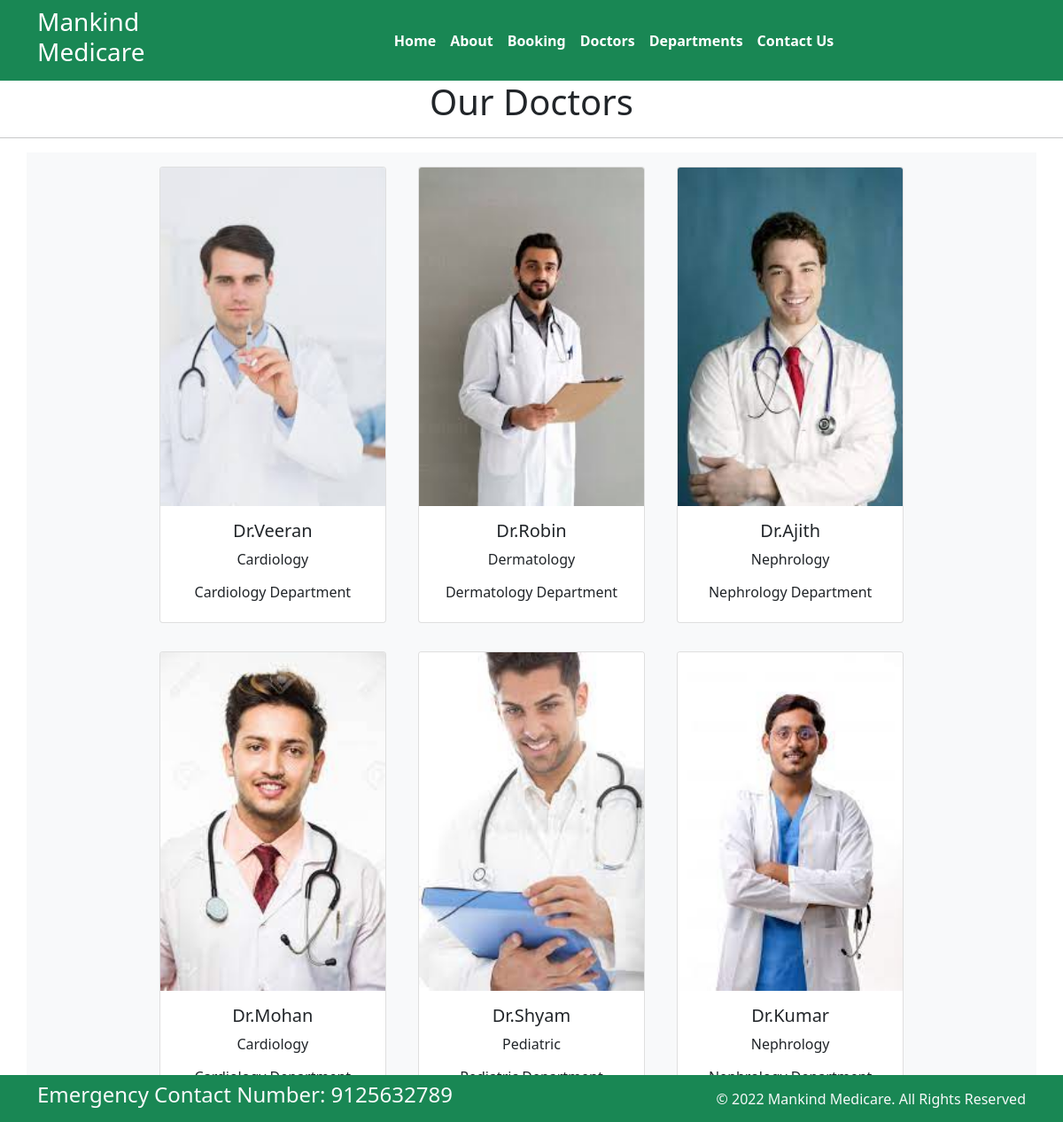
The app's page /doctors/ with its own data.
### hospitalapp/models.py (models this page shows, shortened)
class Doctors(models.Model):
    doc_name=models.CharField(max_length=255)
    doc_spec=models.CharField(max_length=255)
    dep_name=models.ForeignKey(Departments,on_delete=models.CASCADE)
    doc_image=models.ImageField(upload_to='doctors')

class Departments(models.Model):
    dep_name=models.CharField(max_length=100)
    dep_description=models.TextField()
    def __str__(self):
        return self.dep_name

### hospitalapp/views.py (the view)
# urls.py: path('doctors/', views.doctors,name='doctors'),
def doctors(request):
    dict_doct={
        'doctors':Doctors.objects.all()
    }
    return render(request,'doctors.html',dict_doct)

### templates/doctors.html (shortened to what this page needs)
{% extends 'base.html' %}
{% block content %}
<h1 class="text-center">Our Doctors </h1>
<hr>
<div class="container text-center bg-light ">
    {% for d in doctors %}
    <div class="card text-center  mx-3 my-3" style="width: 16rem;display:inline-block">
        <img class="card-img-top" src="{{d.doc_image.url}}" alt="Card image cap">
        <div class="card-body">
            <h5 class="card-title">{{d.doc_name}}</h5>
            <p class="card-text">{{d.doc_spec}}</p>
            <h6>{{d.dep_name}} Department</h6>
  </div>
</div>
    {% endfor %}
</div>
{% endblock %}

### templates/base.html (shortened to what this page needs)
{% load static %}
<html>
  <head>
    <link rel="stylesheet"
      href=" https://cdn.jsdelivr.net/npm/bootstrap@5.1.3/dist/css/bootstrap.min.css ">
    <link rel="stylesheet"
      href="https://use.fontawesome.com/releases/v5.2.0/css/all.css">
    <link rel="stylesheet" href="{% static '/css/style.css' %}">
  </head>
  <body>
    <nav class="navbar bg-success navbar-expand-md ">
      <div class="container">
        <div class="col-2 text-left pl-md-0">
          <h3 class="text-white"> Mankind Medicare </h3>
        </div>
        <div
          class="collapse navbar-collapse justify-content-center col-md-8 navbar-collapse-3">
          <ul class="navbar-nav justify-content-center  fw-bold">
            <li class="nav-item active">
              <a class="nav-link text-white" href="{% url 'home' %}">Home </a>
            </li>
            <li class="nav-item">
              <a class="nav-link text-white" href="{% url 'about' %}">About</a>
            </li>
            <li class="nav-item">
              <a class="nav-link text-white" href="{% url 'booking' %}">Booking</a>
            </li>
            <li class="nav-item">
              <a class="nav-link text-white" href="{% url 'doctors' %}">Doctors</a>
            </li>
			 <li class="nav-item">
              <a class="nav-link text-white" href="{% url 'department' %}">Departments</a>
            </li>
            <li class="nav-item">
              <a class="nav-link text-white" href="{% url 'contact' %}">Contact Us</a>
            </li>
          </ul>
        </div>
      </div>
    </nav>
{% block content %} {% endblock %}
    <section class="fixed-bottom">
      <footer class="pt-2 pb-2 bg-success text-light">
        <div class="container">
          <div class="row align-items-center">
            <div class="col-12 col-md-8">
              <h4>Emergency Contact Number: 9125632789</h4>
            </div>
            <div class="col-12 col-md-4 mt-4 mt-md-0 text-center text-md-end">
              © 2022 Mankind Medicare. All Rights Reserved
            </div>
          </div>
        </div>
      </footer>
    </section>
  </body>
</html>

### records on screen
Doctors: doc_image (picture), doc_name "Dr.Veeran", doc_spec "Cardiology", dep_name "Cardiology"
Doctors: doc_image (picture), doc_name "Dr.Robin", doc_spec "Dermatology", dep_name "Dermatology"
Doctors: doc_image (picture), doc_name "Dr.Ajith", doc_spec "Nephrology", dep_name "Nephrology"
Doctors: doc_image (picture), doc_name "Dr.Mohan", doc_spec "Cardiology"
Doctors: doc_image (picture), doc_name "Dr.Shyam", doc_spec "Pediatric"
Doctors: doc_image (picture), doc_name "Dr.Kumar", doc_spec "Nephrology"
